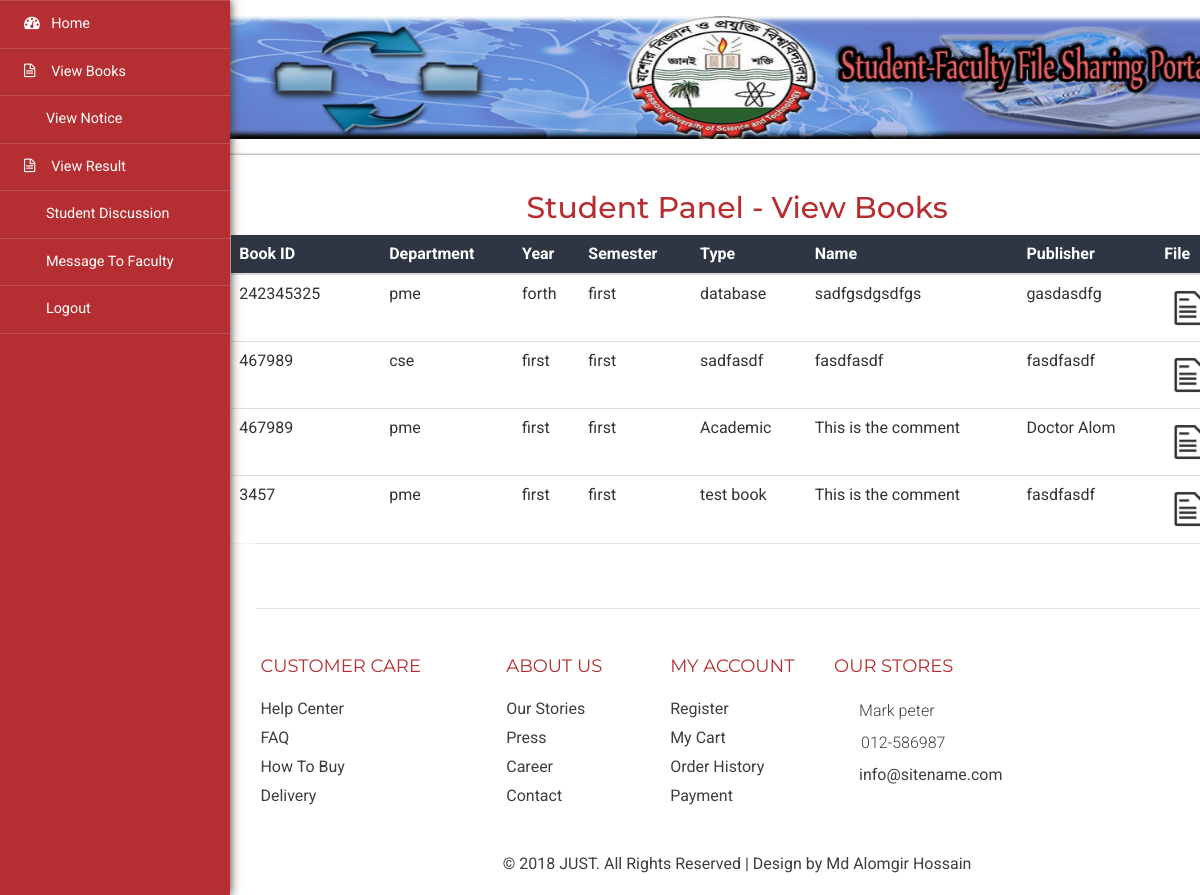
The app's page /student/view_books.php (signed in) with its own data.
### tables this page shows
CREATE TABLE `tbl_books` (
  `Books_Id` int(11) NOT NULL,
  `Department` varchar(100) NOT NULL,
  `Year` varchar(50) NOT NULL,
  `Semister` varchar(50) NOT NULL,
  `Books_Type` varchar(100) NOT NULL,
  `Books_Name` varchar(200) NOT NULL,
  `Publishers` varchar(100) NOT NULL,
  `Book_File` varchar(255) NOT NULL
);

### student/lib/Database.php (called while the page is built, shortened)
<?php
Class Database{
	public $host   = DB_HOST;
	public $user   = DB_USER;
	public $pass   = DB_PASS;
	public $dbname = DB_NAME;
	public $link;
	private function connectDB(){
	$this->link = new mysqli($this->host, $this->user, $this->pass, $this->dbname);
 }
	public function select($query){
		$result = $this->link->query($query) or die($this->link->error.__LINE__);
		if($result->num_rows > 0){
			return $result;
		} else {
			return false;
		}
	}
}

### student/view_books.php (the view, shortened to what this page needs)
<?php include 'inc/header.php';?>
<div class="women_main">
	<div class="grids">
					<div class="progressbar-heading grids-heading">
						<h2 style="text-align: center;">Student Panel - View Books</h2>
					</div>
					<div class="panel panel-widget forms-panel">
						<table class="table">
						  <thead class="thead-dark">
						    <tr style="background-color: #2E3644; color: #fff">
						      <th scope="col">Book ID</th>
						      <th scope="col">Department</th>
						      <th scope="col">Year</th>
						      <th scope="col">Semester</th>
						      <th scope="col">Type</th>
						      <th scope="col">Name</th>
						      <th scope="col">Publisher</th>
						      <th scope="col">File</th>
						    </tr>
						  </thead>
						  <tbody>
						<?php
							$query = "select * from tbl_books";
							$result = $db->select($query);
							if($result != false){
								while($data = $result->fetch_assoc()){
						?>
						    <tr>
						      <td><?php echo $data['Books_Id'];?></td>
						      <td><?php echo $data['Department'];?></td>
						      <td><?php echo $data['Year'];?></td>
						      <td><?php echo $data['Semister'];?></td>
						      <td><?php echo $data['Books_Type'];?></td>
						      <td><?php echo $data['Books_Name'];?></td>
						      <td><?php echo $data['Publishers'];?></td>
						      <td>
						      	<a href="show_book.php?Books_Id=<?php echo $data['Books_Id'];?>" target="_blank"><img src="images/file.png" height="50px" width="50px"></a>
						      </td>
						    </tr>
						<?php } } ?>
						  </tbody>
						</table>
					</div>
				</div>
<?php include 'inc/footer.php';?>

### records on screen
tbl_books: Books_Id "242345325", Department "pme", Year "forth", Semister "first", Books_Type "database", Books_Name "sadfgsdgsdfgs", Publishers "gasdasdfg"
tbl_books: Books_Id "467989", Department "cse", Year "first", Semister "first", Books_Type "sadfasdf", Books_Name "fasdfasdf", Publishers "fasdfasdf"
tbl_books: Books_Id "467989", Department "pme", Year "first", Semister "first", Books_Type "Academic", Books_Name "This is the comment", Publishers "Doctor Alom"
tbl_books: Books_Id "3457", Department "pme", Year "first", Semister "first", Books_Type "test book", Books_Name "This is the comment", Publishers "fasdfasdf"
